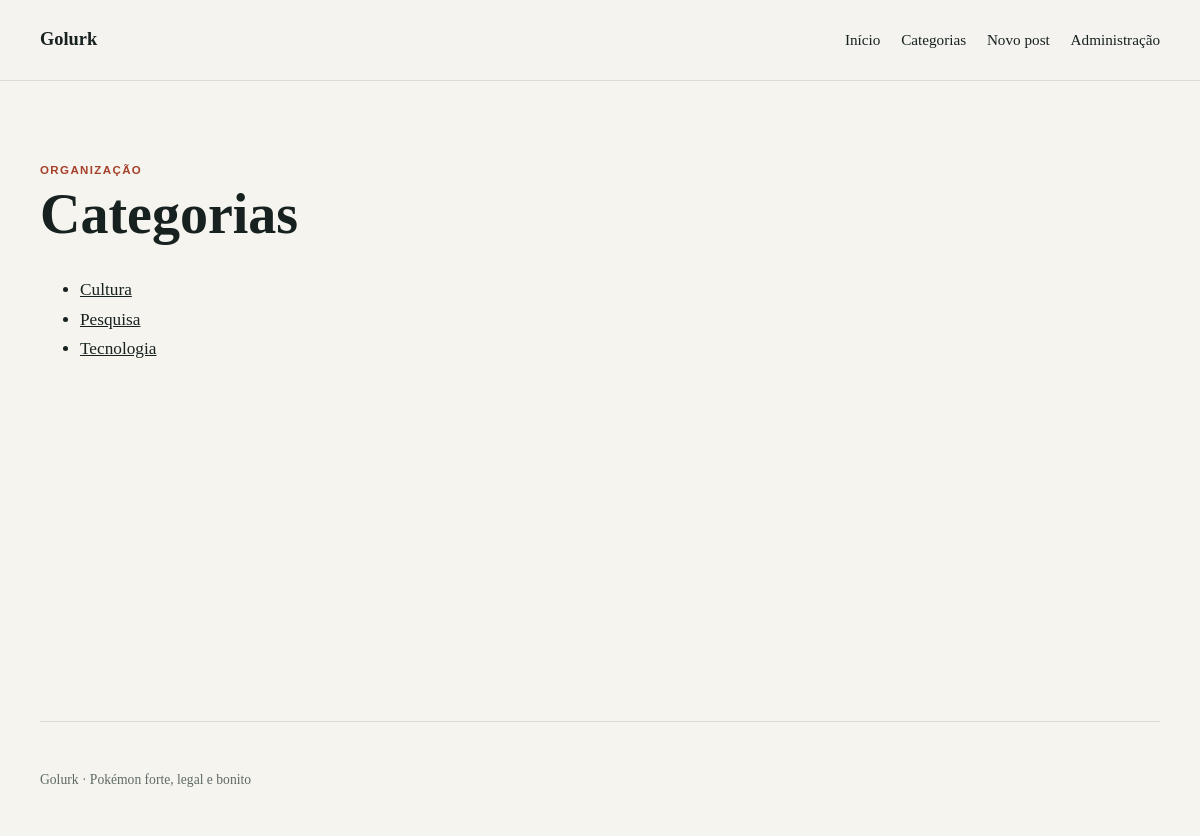
Before: /categorias/ with the older database file.
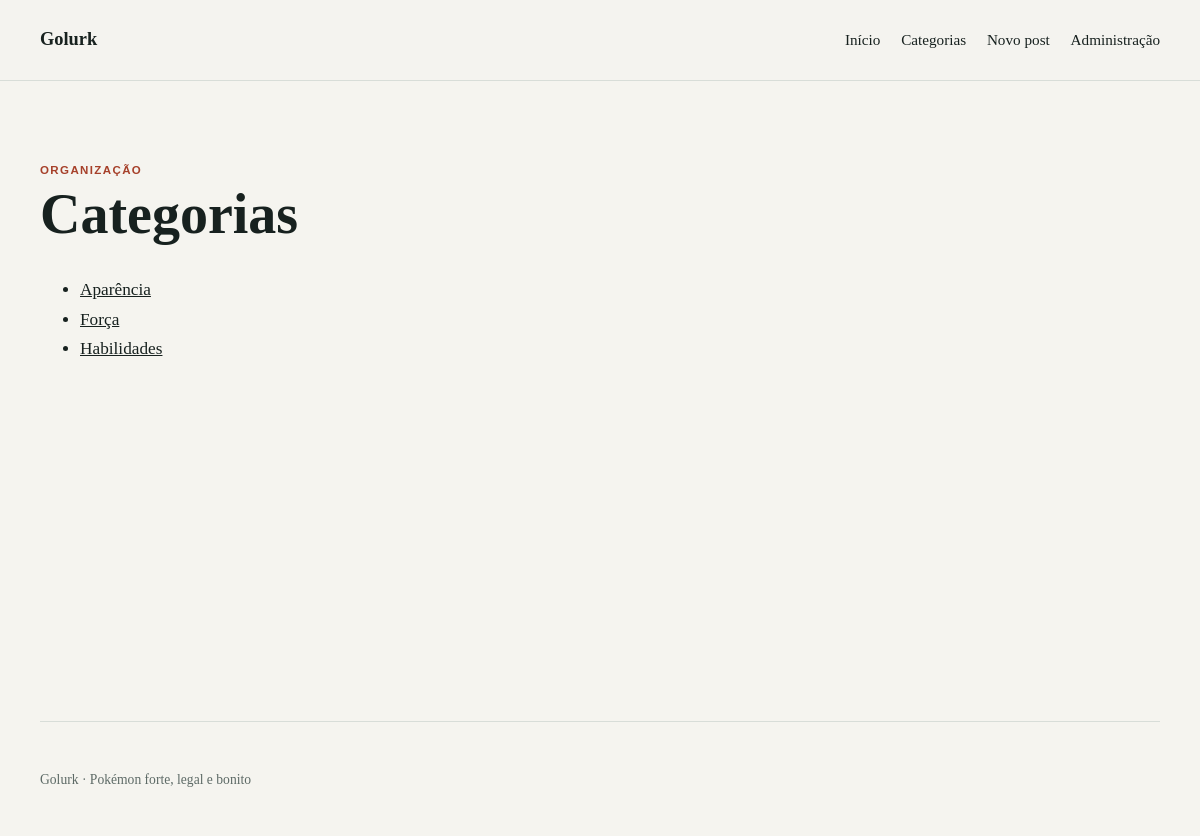
After: the same page with the newer database file.
### blog/models.py (models this page shows, shortened)
class Category(models.Model):
    name = models.CharField("nome", max_length=100, unique=True)
    class Meta:
        ordering = ["name"]
        verbose_name = "categoria"
        verbose_name_plural = "categorias"

### blog/views.py (the view)
# urls.py: path("categorias/", views.CategoryListView.as_view(), name="category_list"),
class CategoryListView(ListView):
    model = Category
    context_object_name = "categories"
    template_name = "blog/category_list.html"

### templates/blog/category_list.html (shortened to what this page needs)
{% extends "base.html" %}
{% block content %}
<section class="page-content">
    <p class="eyebrow">Organização</p>
    <h1>Categorias</h1>
    <ul>
        {% for category in categories %}
            <li><a href="{% url 'blog:category_detail' category.pk %}">{{ category.name }}</a></li>
        {% empty %}<li>Nenhuma categoria cadastrada.</li>{% endfor %}
    </ul>
</section>
{% endblock %}

Changed rows visible on the page:
changed Category: name "Pesquisa" → "Aparência"
changed Category: name "Tecnologia" → "Força"
changed Category: name "Cultura" → "Habilidades"; moves down the list
